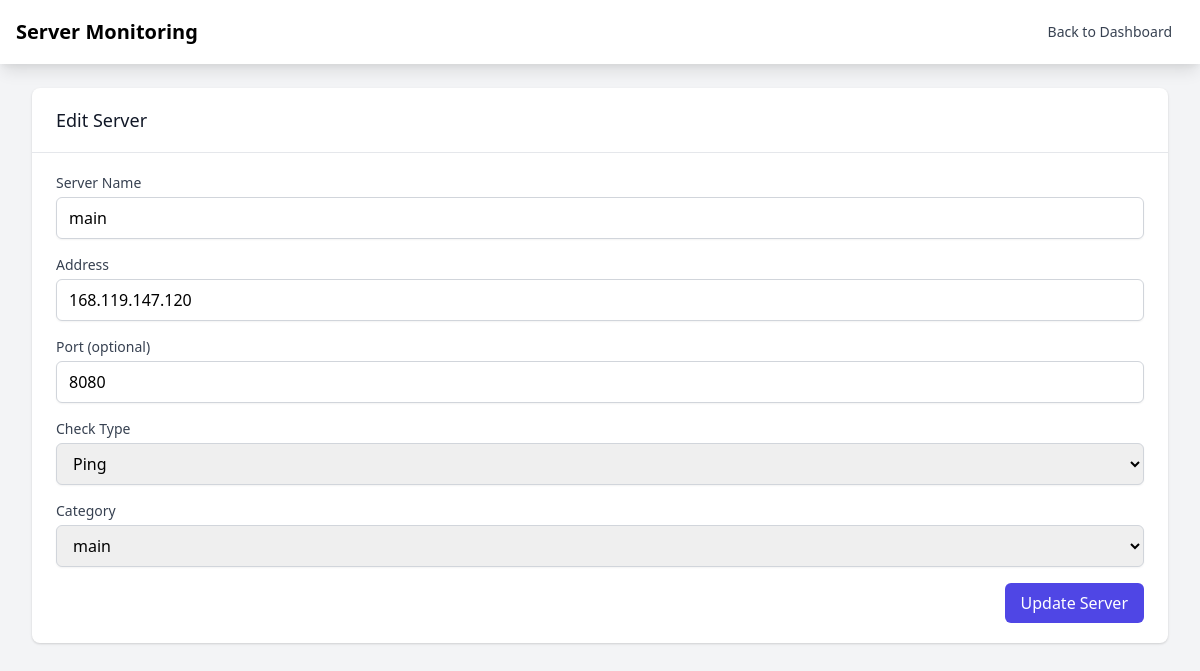
The page /edit/40 (signed in) on the database its author committed.
### app/database.py (models this page shows)
class Server(Base):
    __tablename__ = "servers"
    id = Column(Integer, primary_key=True, index=True)
    name = Column(String, index=True)
    address = Column(String, index=True)
    port = Column(Integer, nullable=True)
    status = Column(String, default="Unknown")
    check_type = Column(String, default="ping")  # ping, port, http, http-keyword
    keyword = Column(String, nullable=True)
    monitoring = Column(Boolean, default=True)
    category_id = Column(Integer, ForeignKey("categories.id"))
    category = relationship("Category", back_populates="servers")

class Category(Base):
    __tablename__ = "categories"
    id = Column(Integer, primary_key=True)
    name = Column(String, unique=True)
    description = Column(String)
    servers = relationship("Server", back_populates="category")

### app/main.py (the view)
@app.get("/edit/{server_id}", response_class=HTMLResponse)
async def edit_server(request: Request, server_id: int):
    if "user" not in request.session:
        return RedirectResponse(url="/login", status_code=302)
    db = SessionLocal()
    server = db.query(Server).filter(Server.id == server_id).first()
    categories = db.query(Category).all()
    db.close()
    if not server:
        return RedirectResponse(url="/", status_code=302)
    return templates.TemplateResponse("edit_server.html", {
        "request": request,
        "server": server,
        "categories": categories
    })

### app/templates/edit_server.html (shortened to what this page needs)
<!DOCTYPE html>
<html lang="en">
<head>
    <link href="https://cdn.jsdelivr.net/npm/tailwindcss@2.2.19/dist/tailwind.min.css" rel="stylesheet">
</head>
<body class="bg-gray-100">
    <nav class="bg-white shadow-lg">
        <div class="max-w-7xl mx-auto px-4">
            <div class="flex justify-between h-16">
                <div class="flex">
                    <div class="flex-shrink-0 flex items-center">
                        <span class="text-xl font-bold">Server Monitoring</span>
                    </div>
                </div>
                <div class="flex items-center">
                    <a href="/" class="text-gray-700 hover:text-gray-900 px-3 py-2 rounded-md text-sm font-medium">
                        Back to Dashboard
                    </a>
                </div>
            </div>
        </div>
    </nav>
    <div class="max-w-7xl mx-auto py-6 sm:px-6 lg:px-8">
        <div class="bg-white shadow overflow-hidden sm:rounded-lg">
            <div class="px-4 py-5 sm:px-6">
                <h3 class="text-lg leading-6 font-medium text-gray-900">Edit Server</h3>
            </div>
            <div class="border-t border-gray-200 px-4 py-5 sm:px-6">
                <form action="/update_server/{{ server.id }}" method="post" class="space-y-4">
                    <div>
                        <label for="name" class="block text-sm font-medium text-gray-700">Server Name</label>
                        <input type="text" name="name" id="name" value="{{ server.name }}" required
                            class="mt-1 block w-full border border-gray-300 rounded-md shadow-sm py-2 px-3 focus:outline-none focus:ring-indigo-500 focus:border-indigo-500">
                    </div>
                    <div>
                        <label for="address" class="block text-sm font-medium text-gray-700">Address</label>
                        <input type="text" name="address" id="address" value="{{ server.address }}" required
                            class="mt-1 block w-full border border-gray-300 rounded-md shadow-sm py-2 px-3 focus:outline-none focus:ring-indigo-500 focus:border-indigo-500">
                    </div>
                    <div>
                        <label for="port" class="block text-sm font-medium text-gray-700">Port (optional)</label>
                        <input type="number" name="port" id="port" value="{{ server.port or '' }}"
                            class="mt-1 block w-full border border-gray-300 rounded-md shadow-sm py-2 px-3 focus:outline-none focus:ring-indigo-500 focus:border-indigo-500">
                    </div>
                    <div>
                        <label for="check_type" class="block text-sm font-medium text-gray-700">Check Type</label>
                        <select name="check_type" id="check_type" required
                            class="mt-1 block w-full border border-gray-300 rounded-md shadow-sm py-2 px-3 focus:outline-none focus:ring-indigo-500 focus:border-indigo-500">
                            <option value="ping" {% if server.check_type == "ping" %}selected{% endif %}>Ping</option>
                        </select>
                    </div>
                    <div>
                        <label for="category_id" class="block text-sm font-medium text-gray-700">Category</label>
                        <select name="category_id" id="category_id" required
                            class="mt-1 block w-full border border-gray-300 rounded-md shadow-sm py-2 px-3 focus:outline-none focus:ring-indigo-500 focus:border-indigo-500">
                            {% for category in categories %}
                            <option value="{{ category.id }}" {% if server.category_id == category.id %}selected{% endif %}>{{ category.name }}</option>
                            {% endfor %}
                        </select>
                    </div>
                    <div class="flex justify-end">
                        <button type="submit"
                            class="bg-indigo-600 text-white px-4 py-2 rounded-md hover:bg-indigo-700 focus:outline-none focus:ring-2 focus:ring-offset-2 focus:ring-indigo-500">
                            Update Server
                        </button>
                    </div>
                </form>
            </div>
        </div>
    </div>
</body>
</html>

### rows shown on the page
Server: name "main", address "168.119.147.120", port "8080", check_type "Ping", category_id "main"
